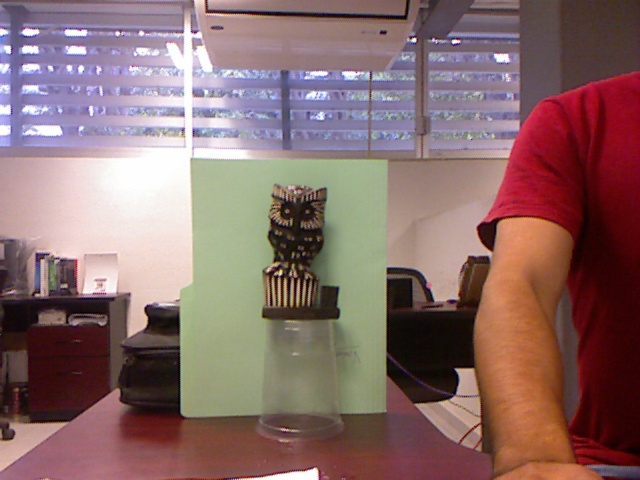
#> input picture Proyecto/Image_1.bmp, 640 x 480 px, found by its file name
$ python Proyecto.py
#> lines starting #> are read from the running program, lines starting #| are printed output that depends on the picture
#> further down, img is the input picture: shape (480, 640, 3); mean B, G, R 106.7, 108.2, 137.2
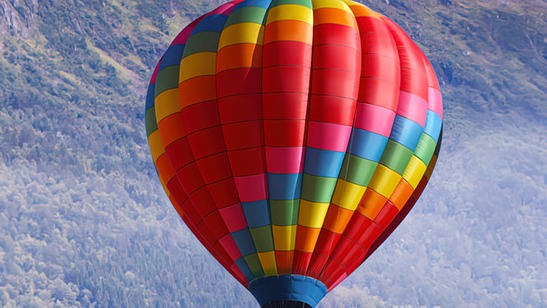
#> input picture Proyecto/Template.bmp, 547 x 308 px, found by its file name
#> further down, temp is the input picture: shape (308, 547, 3); mean B, G, R 127.7, 112.5, 141.2
import numpy as np
import cv2
import matplotlib.pyplot as plt
from IPython import display

def NCC(img, temp, x, y):
    H = temp.shape[0]
    W = temp.shape[1]

    if x < 0 or y < 0 or x + W > img.shape[1] or y + H > img.shape[0]:
        return 0.0

    sum_img = 0.0
    sum_temp = 0.0
    sum_2 = 0.0

    for i in range(W):
        for j in range(H):
            if 0 <= int(y)+j < img.shape[0] and 0 <= int(x)+i < img.shape[1]:
                sum_img = sum_img + float(img[int(y)+j, int(x)+i]) ** 2
                sum_temp = sum_temp + float(temp[j, i]) ** 2
                sum_2 = sum_2 + float(img[int(y)+j, int(x)+i]) * float(temp[j, i])

    val = sum_2 / (np.sqrt(float(sum_img)) * np.sqrt(float(sum_temp)))

    return val


def DE(img, temp, animacion):
#> called with animacion = 1
    n_Gen = 50
    n_Pop = 50
    dim = 2

    F = 0.6
    Cr = 0.9

    img_g = cv2.cvtColor(img, cv2.COLOR_BGR2GRAY)
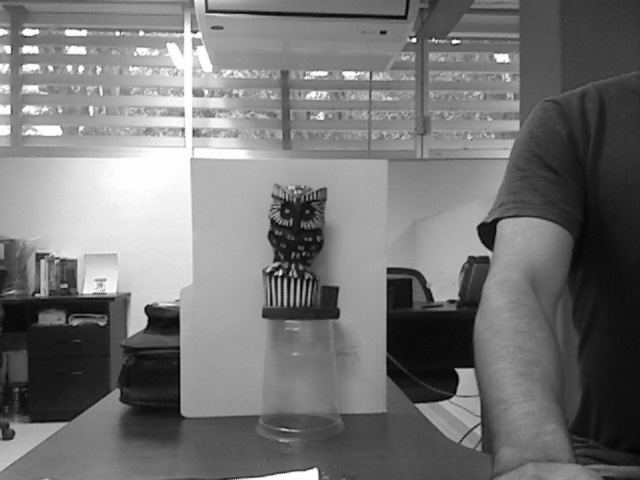
#> img_g: shape (480, 640); min 1, max 255, mean 116.7
    temp_g = cv2.cvtColor(temp, cv2.COLOR_BGR2GRAY)
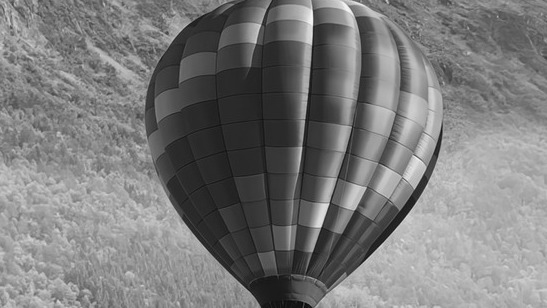
#> temp_g: shape (308, 547); min 8, max 245, mean 122.8

    img_H = img_g.shape[0]
#> img_H = 480
    img_W = img_g.shape[1]
#> img_W = 640
    temp_H = temp_g.shape[0]
#> temp_H = 308
    temp_W = temp_g.shape[1]
#> temp_W = 547

    lb = np.array([1, 1])
    ub = np.array([img_W-temp_W, img_H-temp_H])
#> ub = [93, 172]

    x = np.zeros((dim, n_Pop))
    fitness = -1 * np.ones(n_Pop)

    for i in range(n_Pop):
        x[0, i] = np.random.randint(lb[0], ub[0])
        x[1, i] = np.random.randint(lb[1], ub[1])

        fitness[i] = NCC(img_g, temp_g, int(x[0, i]), int(x[1, i]))
#> after the loop, fitness = 50 values, max 0.86 at index 18, min 0.781 at index 25, mean 0.813

    best_plot = np.zeros(n_Gen)

    for n in range(n_Gen):
        if animacion:
            img_2 = cv2.cvtColor(img, cv2.COLOR_BGR2RGB)
            plt.clf()
            display.display(plt.gcf())
            display.clear_output(wait=True)
            plt.imshow(img_2)

            for i in range(n_Pop):
                plt.plot([x[0, i], x[0, i] + temp_W],
                         [x[1, i], x[1, i]], color=(0, 1, 0), linewidth=3)
                plt.plot([x[0, i], x[0, i]], [x[1, i], x[1, i] +
                         temp_H], color=(0, 1, 0), linewidth=3)
                plt.plot([x[0, i] + temp_W, x[0, i] + temp_W], [x[1, i],
                         x[1, i] + temp_H], color=(0, 1, 0), linewidth=3)
                plt.plot([x[0, i], x[0, i] + temp_W], [x[1, i] + temp_H,
                         x[1, i] + temp_H], color=(0, 1, 0), linewidth=3)
            plt.show(block=False)
            plt.pause(0.05)
            # plt.show()

        for count_i in range(n_Pop):
            # Mutacion
            r1 = count_i
            while r1 == count_i:
                r1 = np.random.randint(n_Pop)

            r2 = r1
            while r2 == r1 or r2 == count_i:
                r2 = np.random.randint(n_Pop)

            r3 = r1
            while r3 == r2 or r3 == r1 or r3 == count_i:
                r3 = np.random.randint(n_Pop)

            v = x[:, r1] + F * (x[:, r2] - x[:, r3])

            # Recombinacion
            u = np.zeros(dim)

            for count_j in range(dim):
                if np.random.rand() <= Cr :
                    u[count_j] = v[count_j].copy()
                else:
                    u[count_j] = x[count_j, count_i].copy()

            # Seleccion

            fitness_u = NCC(img_g, temp_g, int(u[0]), int(u[1]))
            if fitness_u > fitness[count_i]:
                x[:, count_i] = u
                fitness[count_i] = fitness_u

        best_plot[n] = np.max(fitness)
#> after the loop, best_plot = 50 values from 0 to 0

    ind = np.argmax(fitness)
    p = x[:, ind]

    plt.plot(best_plot)
    plt.xlabel("Generación")
    plt.ylabel("Fitness")
    plt.show()

    return p


animacion = 1

img = cv2.imread(
    'D:\\Archivos\\Practicas\\7_Semestre\\Seminario_Inteligencia_Artificial\\Proyecto\\Image_1.bmp')
temp = cv2.imread(
    'D:\\Archivos\\Practicas\\7_Semestre\\Seminario_Inteligencia_Artificial\\Proyecto\\Template.bmp')

#> (the run stopped early here; a loop or call above may not have finished)
